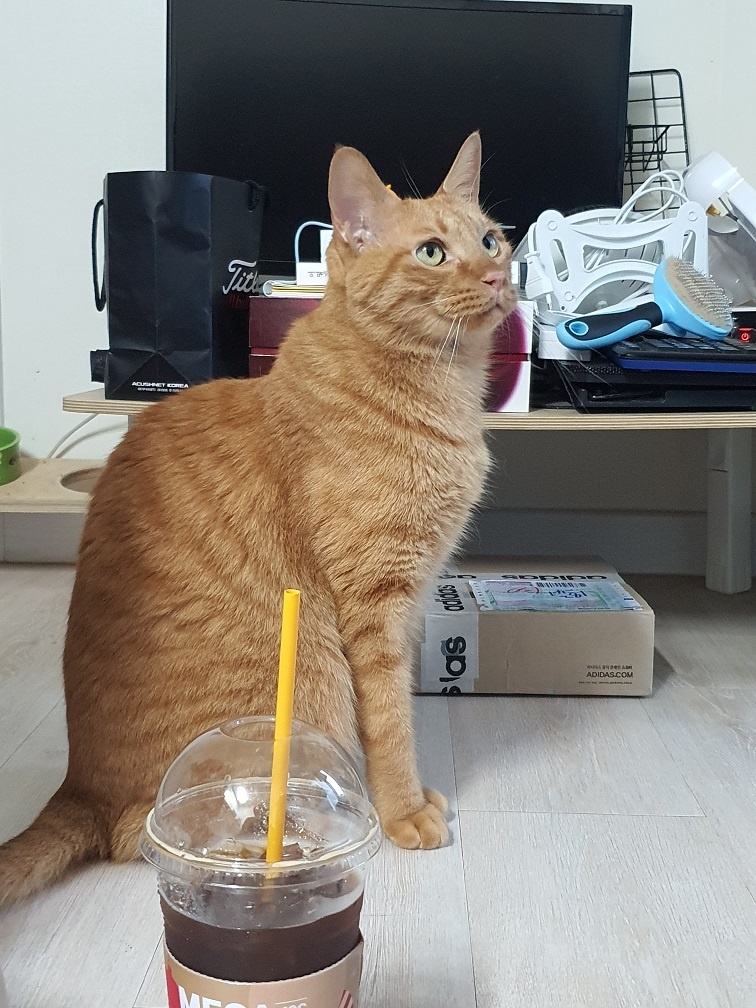
#> input picture OpenCV/13-histogram/images/dal (1).jpg, 756 x 1008 px
$ python 103-gray.py
#> lines starting #> are read from the running program, lines starting #| are printed output that depends on the picture; after the words box and inside, x2 and y2 are one past the last pixel; in counts of white or black regions, pixels touching at a corner belong together
import cv2 as cv
import numpy as np
import os

os.chdir('13-histogram\\images')
src = cv.imread('dal (1).jpg', cv.IMREAD_GRAYSCALE)
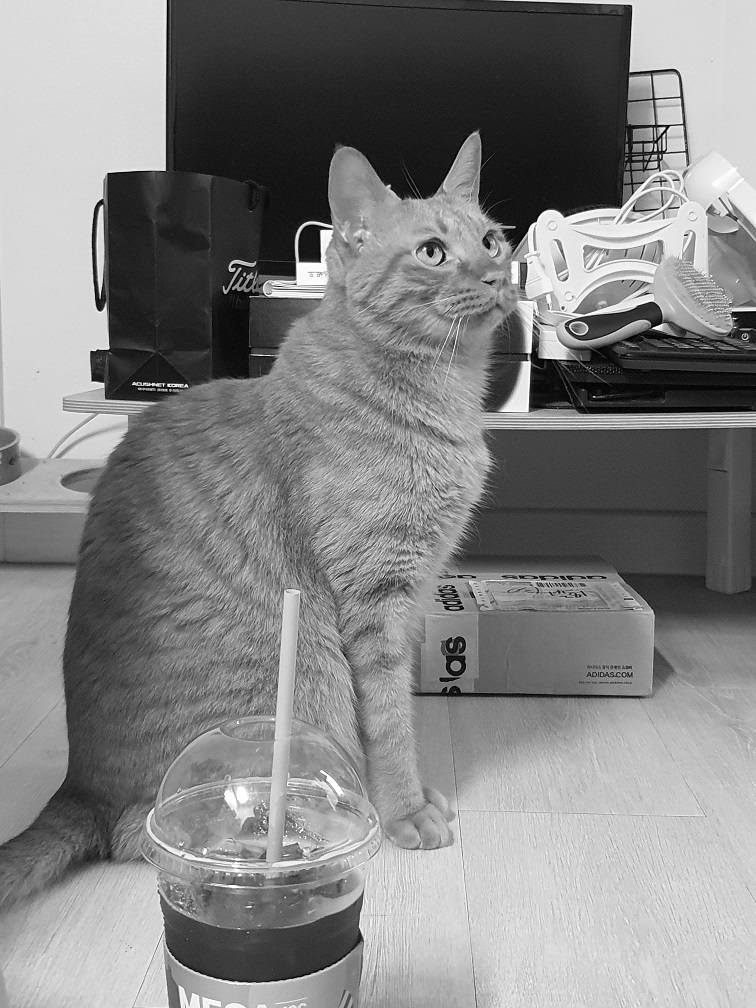
#> src: shape (1008, 756); min 0, max 255, mean 130.7

# bgr_planes = cv.split(src)
histSize = 256
histRange = (0,255)
accumulate = False

# b_hist = cv.calcHist(bgr_planes, [0], None, [histSize], histRange, accumulate=accumulate)
# g_hist = cv.calcHist(bgr_planes, [1], None, [256], (0,255), accumulate=False)
# r_hist = cv.calcHist(bgr_planes, [2], None, [256], (0,255), accumulate=False)
gray_hist = cv.calcHist([src], [0], None,[histSize], histRange, accumulate=accumulate)
#> gray_hist = 256 values, max 16443 at index 216, min 0 at index 255, mean 2974.6

# hist_w = 256*3
hist_w = 256
hist_h = 400
# histImage = np.zeros((hist_h, hist_w, 3), dtype=np.uint8)
histImage = np.zeros((hist_h, hist_w, 1), dtype=np.uint8)

# cv.normalize(b_hist, b_hist, alpha=0, beta=hist_h, norm_type=cv.NORM_MINMAX)
# cv.normalize(g_hist, g_hist, 0, hist_h, norm_type=cv.NORM_MINMAX)
# cv.normalize(r_hist, r_hist, 0, hist_h, norm_type=cv.NORM_MINMAX)
cv. normalize(gray_hist, gray_hist, 0 ,hist_h, norm_type=cv.NORM_MINMAX)

for i in range(0, histSize) :
    #b
    cv.line(histImage, ( i, hist_h - int(np.round(gray_hist[i])) ),
            ( i, hist_h - 0 ), ( 255, 0, 0), thickness=2)
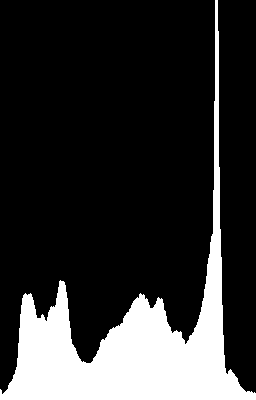
#> histImage: shape (400, 256, 1); 19.3% white; 1 white region, box (x1, y1, x2, y2) and area: (0, 0, 256, 400) 19813

cv.imshow('Source image', src)
cv.imshow('Histogram', histImage)
cv.waitKey()

$ run again, with OpenCV/13-histogram/images/test1.png saved as OpenCV/13-histogram/images/dal (1).jpg
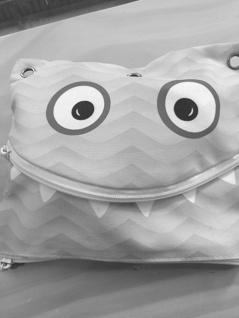
#> input picture OpenCV/13-histogram/images/test1.png, 239 x 318 px
#> src is the input picture: shape (318, 239); min 44, max 249, mean 162.8
#> gray_hist = 256 values, max 1534 at index 196, min 0 at index 0, mean 296.9
#> after the loop `for i in range(0, histSize) :`:
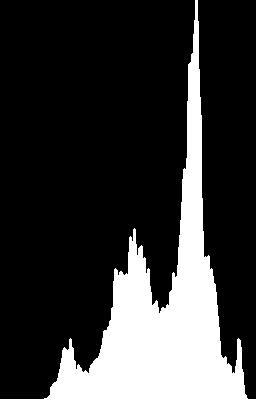
#> histImage: shape (400, 256, 1); 21% white; 1 white region, box (x1, y1, x2, y2) and area: (0, 0, 256, 400) 21484

$ run again, with OpenCV/13-histogram/images/test3.png saved as OpenCV/13-histogram/images/dal (1).jpg
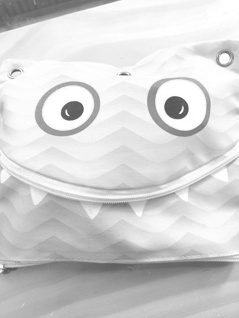
#> input picture OpenCV/13-histogram/images/test3.png, 239 x 318 px
#> src is the input picture: shape (318, 239); min 82, max 255, mean 210.9
#> gray_hist = 256 values, max 2019 at index 250, min 0 at index 0, mean 287.9
#> after the loop `for i in range(0, histSize) :`:
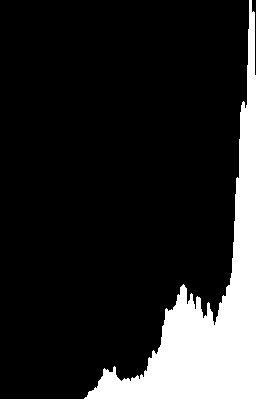
#> histImage: shape (400, 256, 1); 15.7% white; 1 white region, box (x1, y1, x2, y2) and area: (0, 0, 256, 400) 16049
